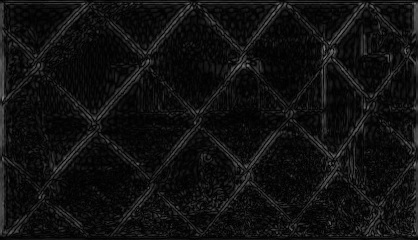
#> input picture BPF.jpg, 418 x 240 px, found by its file name
$ python trial.py
#> lines starting #> are read from the running program, lines starting #| are printed output that depends on the picture
import cv2
import pywt
import numpy as np
import matplotlib.pyplot as plt
from PIL import Image
import os
from pywt._doc_utils import wavedec2_keys, draw_2d_wp_basis

dir = os.path.dirname(__file__)
foldername = os.path.join(dir, 'Images')
os.chdir(foldername)

image = cv2.imread('BPF.jpg')
#> image is the input picture: shape (240, 418, 3); min 0, max 131, mean 16.3
gray_image = cv2.cvtColor(image, cv2.COLOR_BGR2GRAY)
print(gray_image.shape)
#| (240, 418)
cv2.imwrite('gray_image.png',gray_image)
x=np.asarray(Image.open("gray_image.png").convert("L"))

shape = x.shape
#> shape = (240, 418)
max_lev = 3 # how many levels of decomposition to draw
label_levels = 3 # how many levels to explicitly label on the plots

for level in range(1, max_lev + 1):
  # compute the 2D DWT
  c = pywt.wavedec2(x, 'db2', mode='sym', level=level)
  # normalize each coefficient array independently for better visibility
  c[0] /= np.abs(c[0]).max()
  for detail_level in range(level):
    c[detail_level + 1] = [d/np.abs(d).max() for d in c[detail_level + 1]]

  plt.imshow(c[0], cmap=plt.cm.gray)
  plt.title('Coefficients\n({} level)'.format(level))
  plt.show()

  print(c[0].shape)
  wp = pywt.WaveletPacket2D(data=c[0], wavelet='db1', mode='sym')
  limith = 0
  limitv = 0
  limitd = 0
  limitf = 25

  zh=wp['h'].data
  zh[zh<limith]=0.0
  print(zh.shape)
  plt.title("Horizontal")
  plt.imshow(zh,plt.cm.gray) # plot horizontal decomposition of image
  plt.show()

  zv=wp['v'].data
  zv[zv<limitv]=0.0
  plt.title("Vertical")
  plt.imshow(zv,plt.cm.gray) # plot vertical decomposition of image
  plt.show()

  zd=wp['d'].data
  zd[zd<limitd]=0.0
  plt.title("Diagonal")
  plt.imshow(zd,plt.cm.gray) # plot diagonal decomposition of image
  plt.show()

  plt.gray()
  zf = zh + zv + zd
  zf[zf<limitf] = 0.0
  print(zf.shape)
  res = cv2.resize (zf, dsize= (418, 240), interpolation=cv2.INTER_CUBIC)
  plt.title("ORed Image")
  plt.imshow(res) # plot final decomposition of image
  plt.show()
#> this loop made 3 passes
#> pass 1, `zh=wp['h'].data`:
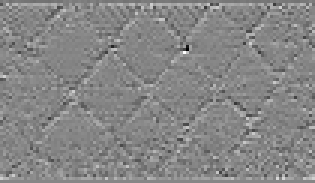
#> zh: shape (61, 105) float64 (shown 3 times larger); min -0.511, max 0.461, mean 0.00178; drawn with min black and max white
#> pass 1, `zv=wp['v'].data`:
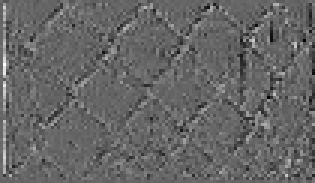
#> zv: shape (61, 105) float64 (shown 3 times larger); min -0.384, max 0.577, mean 0.00102; drawn with min black and max white
#> pass 1, `zd=wp['d'].data`:
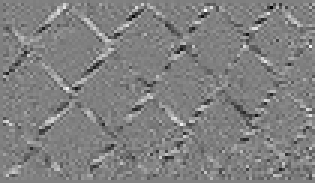
#> zd: shape (61, 105) float64 (shown 3 times larger); min -0.402, max 0.396, mean 0.00051; drawn with min black and max white
#> pass 1, `zf = zh + zv + zd`:
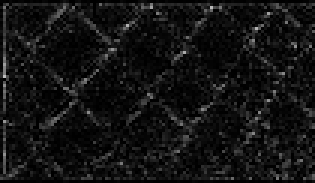
#> zf: shape (61, 105) float64 (shown 3 times larger); min 0, max 0.744, mean 0.0745
#> pass 1, `plt.show()`:
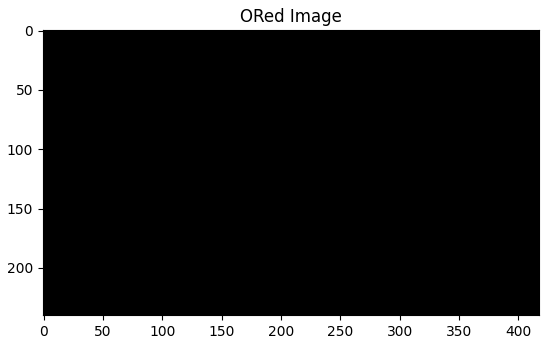
#> figure drawn by matplotlib, 1 panel
#> pass 2, `plt.show()`:
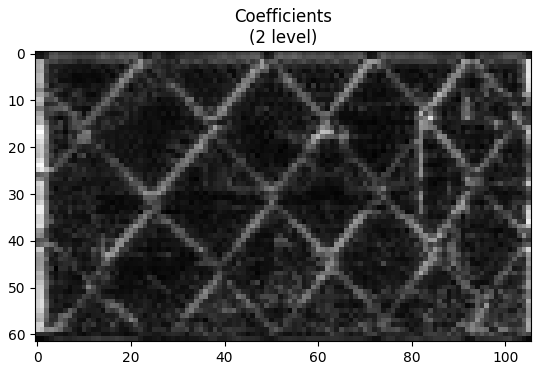
#> figure drawn by matplotlib, 1 panel
#> pass 2, `plt.show()`:
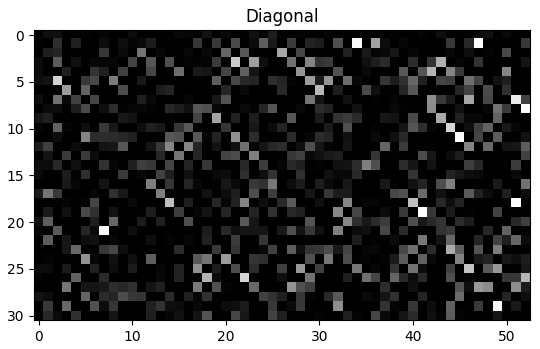
#> figure drawn by matplotlib, 1 panel
